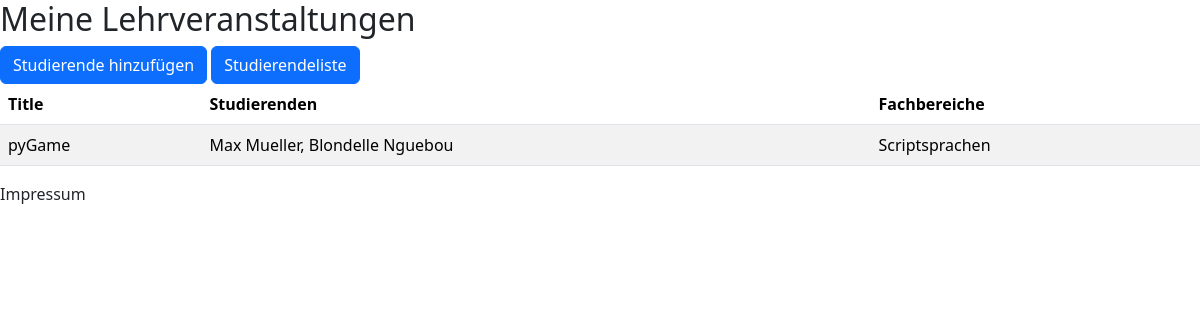
Page /workshops/ on the committed database.
### uni/models.py (models this page shows, shortened)
class Lehrveranstaltung(models.Model):
    title = models.CharField(max_length=30)
    fachbereich = models.ForeignKey(Fachbereich, on_delete=models.SET_NULL, null=True)
    studierende = models.ManyToManyField(Studierende)

class Studierende(models.Model):
    firstN = models.CharField(max_length=30)
    lastN = models.CharField(max_length=30)
    email = models.EmailField(blank=True)
    def __str__(self):
        return f'{self.firstN} {self.lastN}'

class Fachbereich(models.Model):
    class Meta:
        verbose_name_plural= 'Fachbereiche'
    name = models.CharField(max_length=30)
    def __str__(self):
        return self.name

### uni/views.py (the view)
# urls.py: path('workshops/', get_veranstaltung_list, name='veranstaltung_list'),
def get_veranstaltung_list(request):
    lessons = Lehrveranstaltung.objects.all().order_by('title')
    return render(request, 'uni/veranstaltung_list.html', {'page_title': 'Meine Lehrveranstaltungen',
                                                           'lessons': lessons})

### templates/uni/veranstaltung_list.html
{% extends 'uni/base.html' %}
{% load django_bootstrap5 %}
{% block content %}
    <a href="{% url 'add_student' %}" class="btn btn-primary"> Studierende hinzufügen</a>
     <a href="{% url 'student_list' %}" class="btn btn-primary"> Studierendeliste</a>
    <table class="table table-striped">
        <thead class="thead-dark">
        <tr>
            <th>Title</th>
            <th>Studierenden</th>
            <th>Fachbereiche</th>
        </tr>
        </thead>
    {% for lesson in lessons %}
       <tr>
       <td>{{ lesson.title }}</td>
       <td>{{ lesson.studierende.all|join:', ' }}</td>
       <td>{{ lesson.fachbereich }}</td>
       </tr>
    {% endfor %}
    </table>
{% endblock %}

### rows in the picture
Lehrveranstaltung: title "pyGame", studierende.all "Max Mueller, Blondelle Nguebou", fachbereich "Scriptsprachen"
